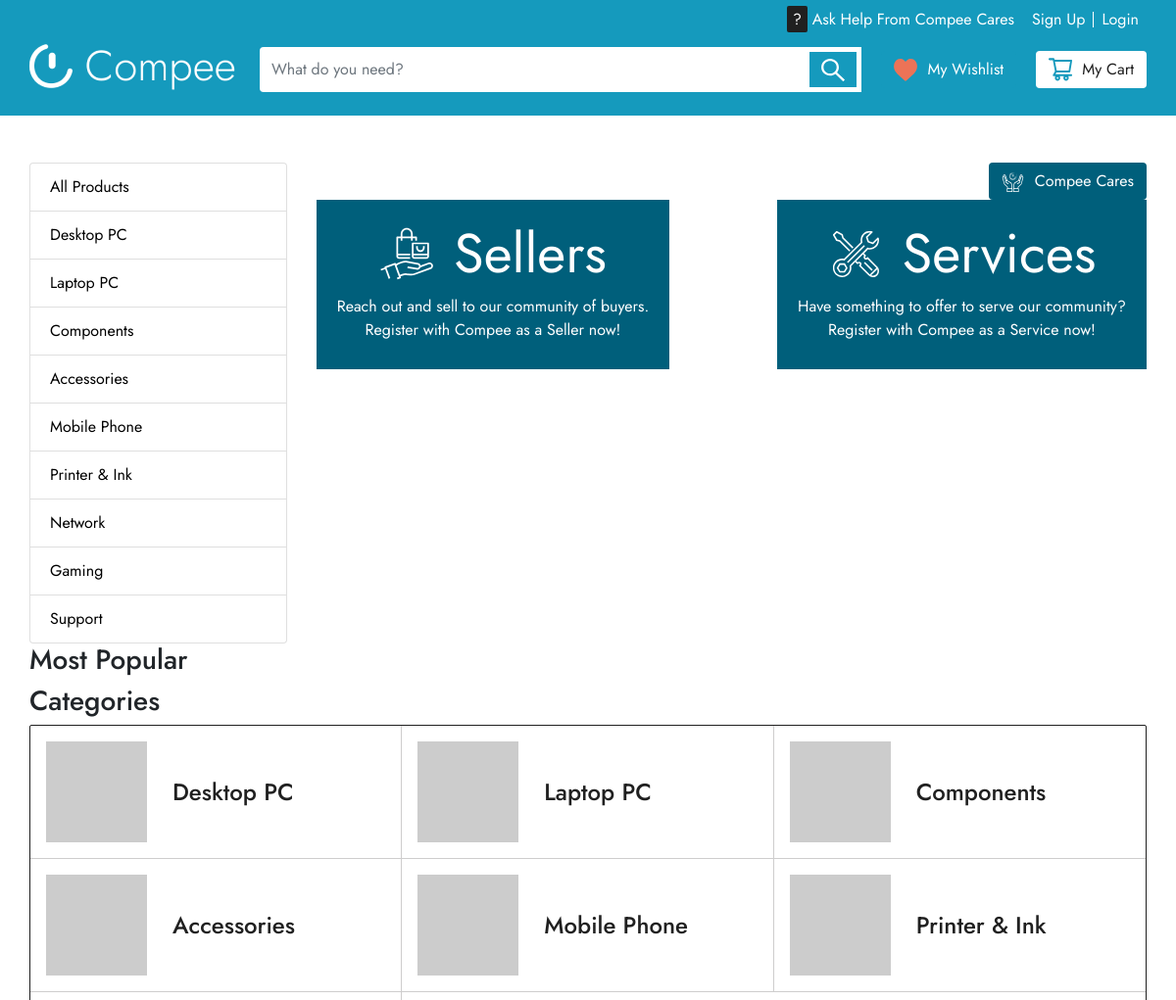
/ (upper part), run on an earlier commit of the app's database.
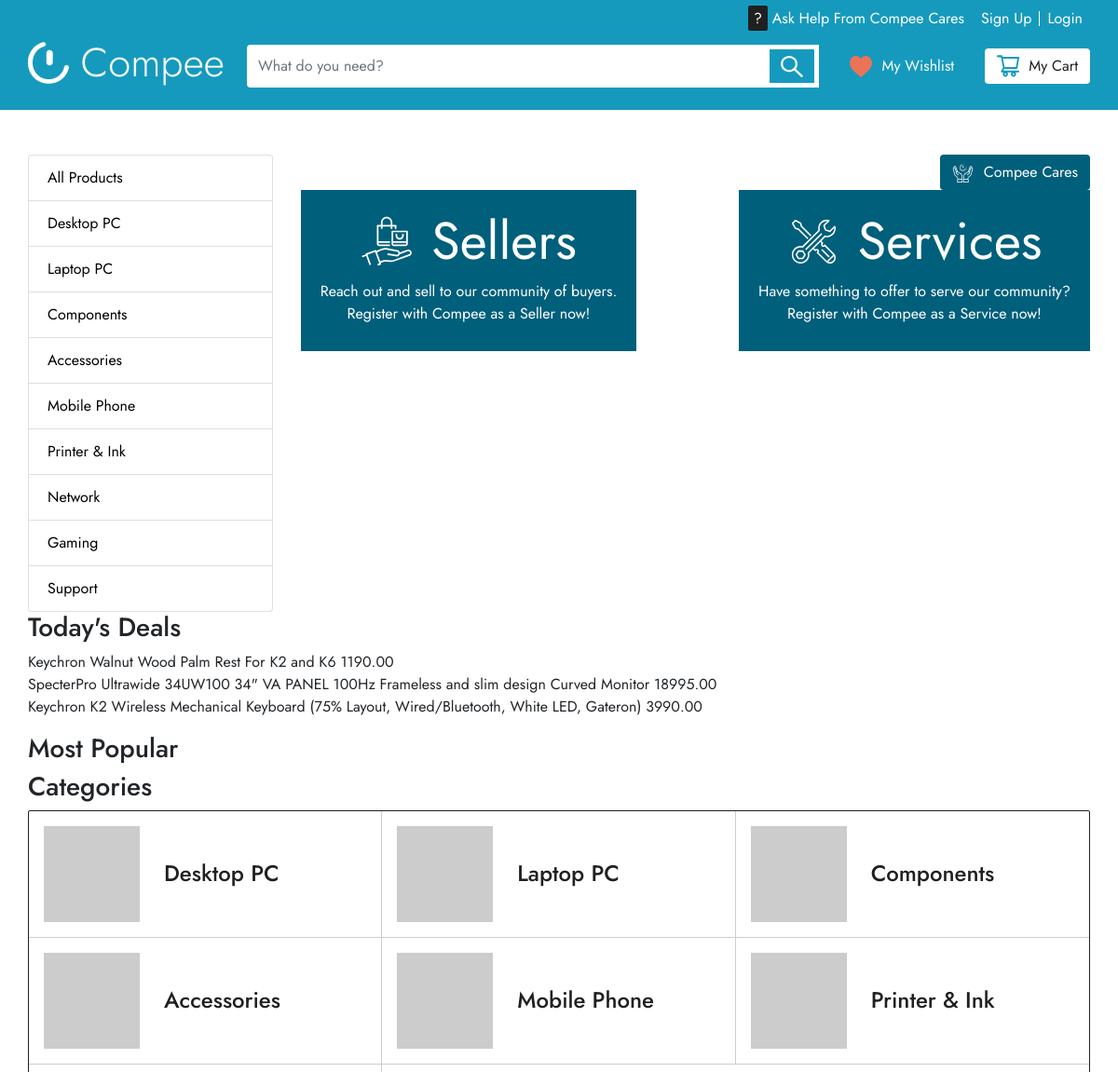
And on a later commit of the database.
### admins/models.py (models this page shows, shortened)
class Category(models.Model):
    category_id = models.AutoField(primary_key=True)
    name = models.CharField(max_length=100)
    def __str__(self):
        return f'{self.name}'

class DisplayGroup(models.Model):
    id = models.AutoField(primary_key=True)
    title = models.CharField(max_length=100)
    slug = models.SlugField(unique=True, max_length=100)
    enabled = models.BooleanField(default=False, choices=BOOL_CHOICES)

class ProductGroup(models.Model):
    id = models.AutoField(primary_key=True)
    product = models.ForeignKey(Product, on_delete=models.CASCADE)
    group = models.ForeignKey(DisplayGroup, on_delete=models.CASCADE)

class Product(models.Model):
    product_id = models.AutoField(primary_key=True)
    name = models.CharField(max_length=100)
    description = models.TextField(blank=True, null=True)
    price = models.DecimalField(max_digits=10, decimal_places=2)
    discount_price = models.DecimalField(max_digits=10, decimal_places=2, blank=True, null=True)
    item_stock = models.PositiveIntegerField()
    date_created = models.DateTimeField(default=timezone.now)
    image = models.ImageField(default='default.jpg', upload_to='product_pics')
    vendor = models.ForeignKey(Vendor, on_delete=models.CASCADE)
    slug = models.SlugField(unique=True, max_length=100)
    tags = TaggableManager()

### main/views.py (the view)
# urls.py: 2. Add a URL to urlpatterns:  path('', Home.as_view(), name='home')
def Home(request):
    categories = Category.objects.all()
    context = {
        'categories' : categories,
    }
    q_groups = DisplayGroup.objects.filter(enabled=True)
    if q_groups:
        groups = []
        for i in q_groups:
            products = ProductGroup.objects.filter(group=i)
            group = {
                'title':i.title,
                'products':products
            }
            groups.append(group)
        context.update({'groups':groups})
    return render(request, 'main/pages/home.html', context)

### templates/main/pages/home.html (shortened to what this page needs)
{% extends "base.html" %}
{% load static %}
{% block stylesheets %}
<link rel="stylesheet" href="{% static 'css/styles/home.css' %}">
{% endblock stylesheets %}
{% block content %}
    <section class="banner-menu">
        <div class="row">
            {% include 'main/partials/_categories.html' %}
            <div class="col-md-9">
                <div class="d-flex justify-content-end align-items-end">
                    <a href="" class="btn btn-navy d-flex justify-content-center align-items-center">
                        <div class="compee-cares icon"></div>
                        <span>Compee Cares</span>
                    </a>
                </div>
                <div class="sellers-services d-flex justify-content-between align-items-center">
                    <a href="" class="sellers btn-navy">
                        <div class="ss-wrapper d-flex justify-content-center align-items-center">
                            <div class="sellers-icon icon"></div>
                            <span>Sellers</span>
                        </div>
                        <p>
                            Reach out and sell to our community of buyers.<br>Register with Compee as a Seller now!
                        </p>
                    </a>
                    <a href="" class="services btn-navy">
                        <div class="ss-wrapper d-flex justify-content-center align-items-center">
                            <div class="services-icon icon"></div>
                            <span>Services</span>
                        </div>
                        <p>
                            Have something to offer to serve our community?<br>Register with Compee as a Service now!
                        </p>
                    </a>
                </div>
            </div>
        </div>
    </section>
    <section class="deals" id="deals">
    {% if groups %}
        {% for group in groups %}
            <section>
                <h3>{{ group.title }}</h3>
                <ul>
                    {% for i in group.products %}
                        <li>{{i.product.name}} {{i.product.price}}</li>
                    {% endfor %}
                </ul>
        {% endfor %}
    {% endif %}
    </section>
    <section class="popular">
        <h3>Most Popular</h3>
    </section>
    <section class="categories">
        <h3>Categories</h3>
        <div class="container categories-container">
            {% for cat in categories %}
                {% if forloop.first %}<div class="row">{% endif %}
                <a href="#" class="col-md-4 cat-item cat-item--{{forloop.counter}} d-flex justify-content-start align-items-center">
                    <img src="https://via.placeholder.com/150" alt=""><span>{{ cat }}</span>
                </a>
                {% if forloop.counter|divisibleby:"3" %}</div><div class="row">{% endif %}
                {% if forloop.last %}</div>{% endif %}
            {% endfor %}
        </div>
    </section>
{% endblock content %}

### templates/main/partials/_categories.html
<div class="col-md-3">
    <ul class="list-group">
        <li class="list-group-item"><a href="">All Products</a></li>
        {% for cat in categories %}
            <li class="list-group-item"><a href="{% url 'category-filter' cat.name %}" >{{ cat.name }}</a></li>
        {% endfor %}
        <li class="list-group-item"><a href="">Support</a></li>
    </ul>
</div>

What changed in the data, as far as the page shows it:
added DisplayGroup: title "Today's Deals"
added ProductGroup: product.name "Keychron Walnut Wood Palm Rest For K2 and K6", product.price "1190.00"
added ProductGroup: product.name "SpecterPro Ultrawide 34UW100 34\" VA PANEL 100Hz Frameless and slim design Curved Monitor", product.price "18995.00"
added ProductGroup: product.name "Keychron K2 Wireless Mechanical Keyboard (75% Layout, Wired/Bluetooth, White LED, Gateron)", product.price "3990.00"
